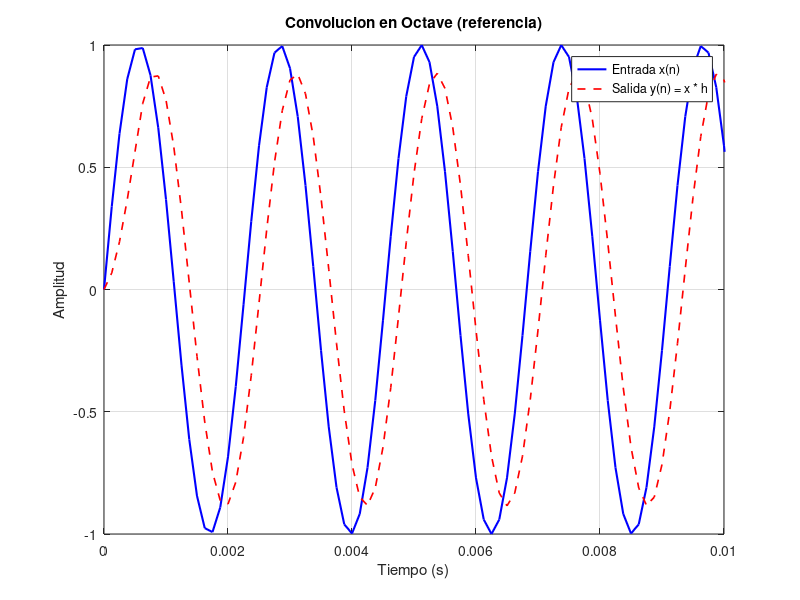

The MATLAB source for this figure:
% conv_referencia.m
clc; clear; close all;

Fs = 8000;
N  = 2000;
n  = 0:N-1;

% Señal x: sinusoidal 440 Hz
x = sin(2*pi*440*n/Fs);

% Señal h: filtro media movil de 5 coeficientes
h = ones(1,5) / 5;

% Convolución en Octave
y = conv(x, h);

% Graficar
t_x = n / Fs;
t_y = (0:length(y)-1) / Fs;

figure;
plot(t_x, x, 'b', 'LineWidth', 1.5);
hold on;
plot(t_y, y, 'r--', 'LineWidth', 1.2);
hold off;
xlabel('Tiempo (s)');
ylabel('Amplitud');
title('Convolucion en Octave (referencia)');
legend('Entrada x(n)', 'Salida y(n) = x * h');
grid on;
xlim([0, 0.01]);
pause;
